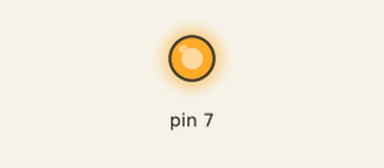
The program below on a simulated Raspberry Pi (header pin numbers), started with the argument on. Shown: output pins drawn as LEDs (lit = HIGH). The clock reads 2024-03-15 10:24:30 at power-on unless the program sets it; files the program writes start out absent; what the program prints to the terminal is not drawn. At 0.0 s the program stops and its outputs stay as they are.

Above: at 0.1 s.
Timing chart, 0 to 1.5 s (numbered marks = the images above):
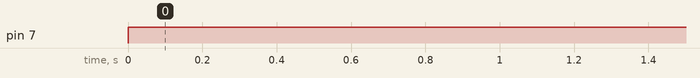

Measured:
- by itself, pin 7: LOW → HIGH at 0.00 s

The program:

webOnOffLED.py
```python
#!/usr/bin/python
import datetime
import sys
import RPi.GPIO as GPIO ## Import GPIO library
GPIO.setmode(GPIO.BOARD) ## Use board pin numbering
GPIO.setup(7, GPIO.OUT) ## Setup GPIO Pin 7 to OUT
from logPrint import logPrint

#getting the input parms
argsLen = len(sys.argv)

if argsLen == 2:
  if sys.argv[1] == "on":
    #Turn ON
    print("Turning LED ON")
    GPIO.output(7,True)
  elif sys.argv[1] == "off":
    #Turn OFF
    print("Turning LED OFF")
    GPIO.output(7,False)
  else:
    print("this is broken")

# print('Hello', 'World', 2+3, file=open('/home/pi/file.txt', 'w'))
# sys.stdout = open('/home/pi/logfile', 'w')

# def logPrint(s):
#     now = datetime.datetime.now()
#     filename='/home/pi/log'+now.strftime('%Y-%m-%d')+'.txt'
#     f=open(filename,'a')
#     f.write(now.strftime('%H:%M:%S')+' '+s+'\n')
#     # f.write(len(sys.argv))

#     f.close()

# logPrint('arg = ' + sys.argv[1])

logPrint('arg = ' + sys.argv[1] + 'lenght = ' + str(len(sys.argv)))
# logPrint(len(sys.argv))
```

logPrint.py
```python
import datetime
def logPrint(s):
    now = datetime.datetime.now()
    filename='/home/pi/log'+now.strftime('%Y-%m-%d')+'.txt'
    f=open(filename,'a')
    f.write(now.strftime('%H:%M:%S')+' '+s+'\n')
    # f.write(len(sys.argv))

    f.close()
```
